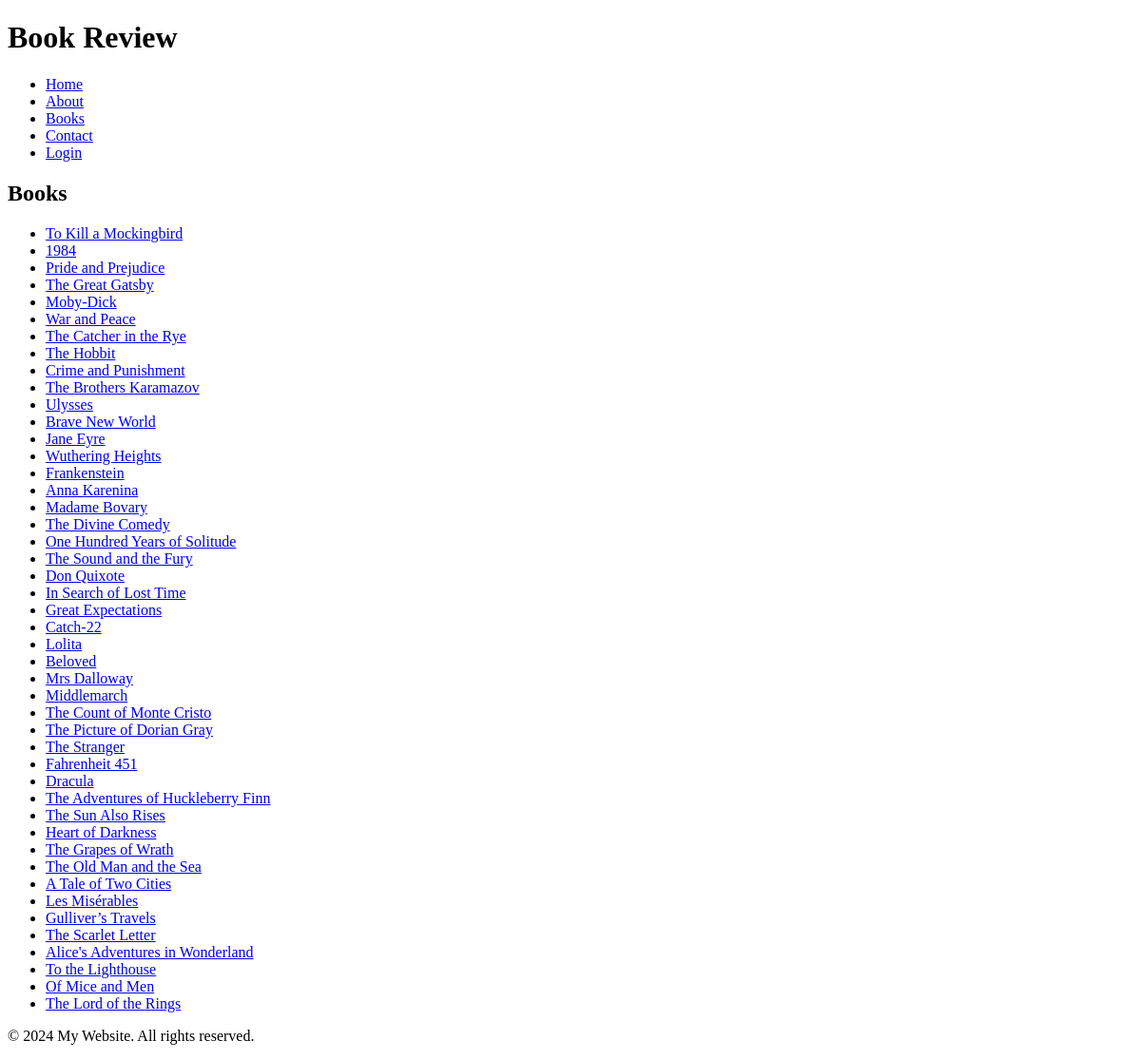
Before: /books with the older database file.
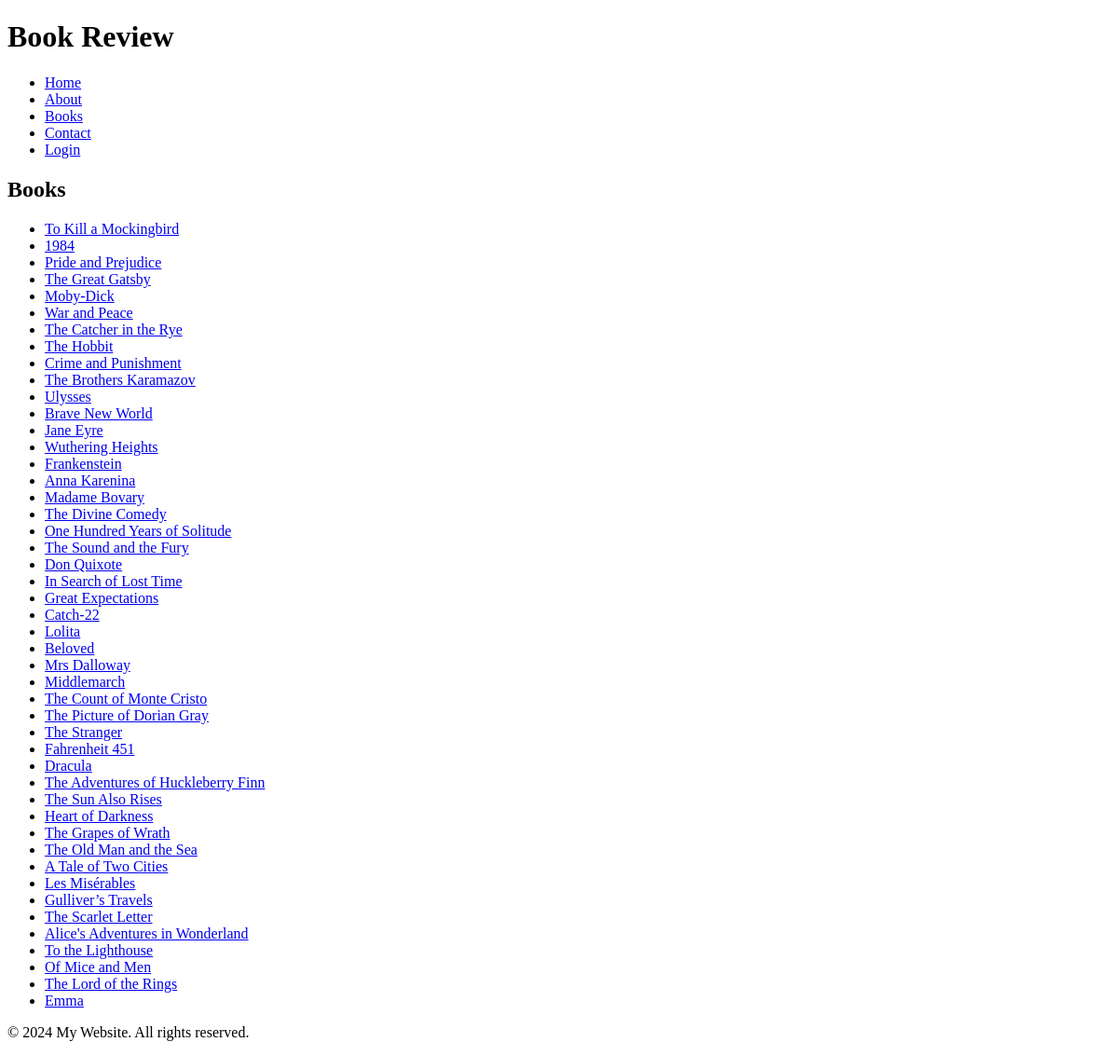
After: the same page with the newer database file.
### models.py (models this page shows)
class Book(db.Model):
    __tablename__ = 'books'
    book_id = db.Column(db.Integer, primary_key=True)
    title = db.Column(db.String(255), nullable=False)
    author = db.Column(db.String(255), nullable=False)
    published_date = db.Column(db.Date)
    isbn = db.Column(db.String(13), unique=True)
    summary = db.Column(db.Text)
    cover_image_url = db.Column(db.String(255))
    created_at = db.Column(db.DateTime, default=datetime.utcnow)
    reviews = db.relationship('Review', backref='book', lazy=True)
    categories = db.relationship('BookCategory', backref='book', lazy=True)

### app.py (the view)
@app.route('/books')
def books():
    all_books = Book.query.all()
    return render_template('books.html', books=all_books)

### app.py (called while the page is built)
@app.context_processor
def inject_current_year():
    return {'current_year': datetime.now().year}

### templates/books.html
{% extends "base.html" %}
{% block content %}
<h2>Books</h2>
<ul>
    {% for book in books %}
        <li><a href="{{ url_for('book_detail', book_id=book.book_id) }}">{{ book.title }}</a></li>
    {% endfor %}
</ul>
{% endblock %}

### templates/base.html (shortened to what this page needs)
<!DOCTYPE html>
<html>
<head>
    <link rel="stylesheet" href="{{ url_for('static', filename='css/style.css') }}">
</head>
<body>
    <header>
        <h1>Book Review</h1>
    </header>
    <nav>
        <ul>
            <li><a href="{{ url_for('home') }}">Home</a></li>
            <li><a href="{{ url_for('about') }}">About</a></li>
            <li><a href="{{ url_for('books') }}">Books</a></li>
            <li><a href="{{ url_for('contact') }}">Contact</a></li>
            {% if current_user.is_authenticated %}
                <li><a href="{{ url_for('add_book') }}">Add Book</a></li>
                <li><a href="{{ url_for('logout') }}">Logout</a></li>
            {% else %}
                <li><a href="{{ url_for('login') }}">Login</a></li>
            {% endif %}
        </ul>
    </nav>
    <main>
        {% block content %}{% endblock %}
    </main>
    <footer>
        <p>&copy; {{ current_year }} My Website. All rights reserved.</p>
    </footer>
</body>
</html>

Changed rows visible on the page:
added Book: title "Emma"
